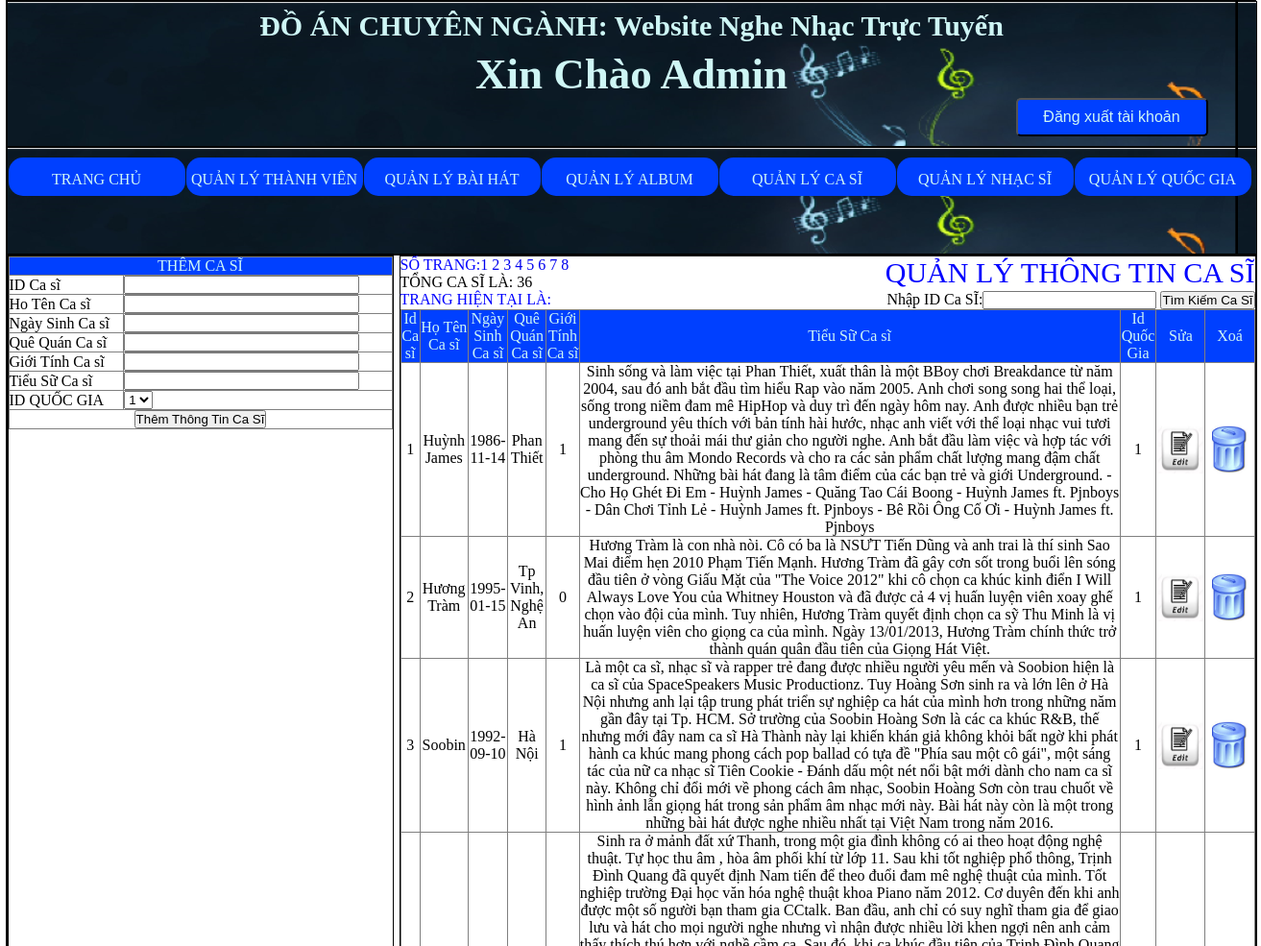
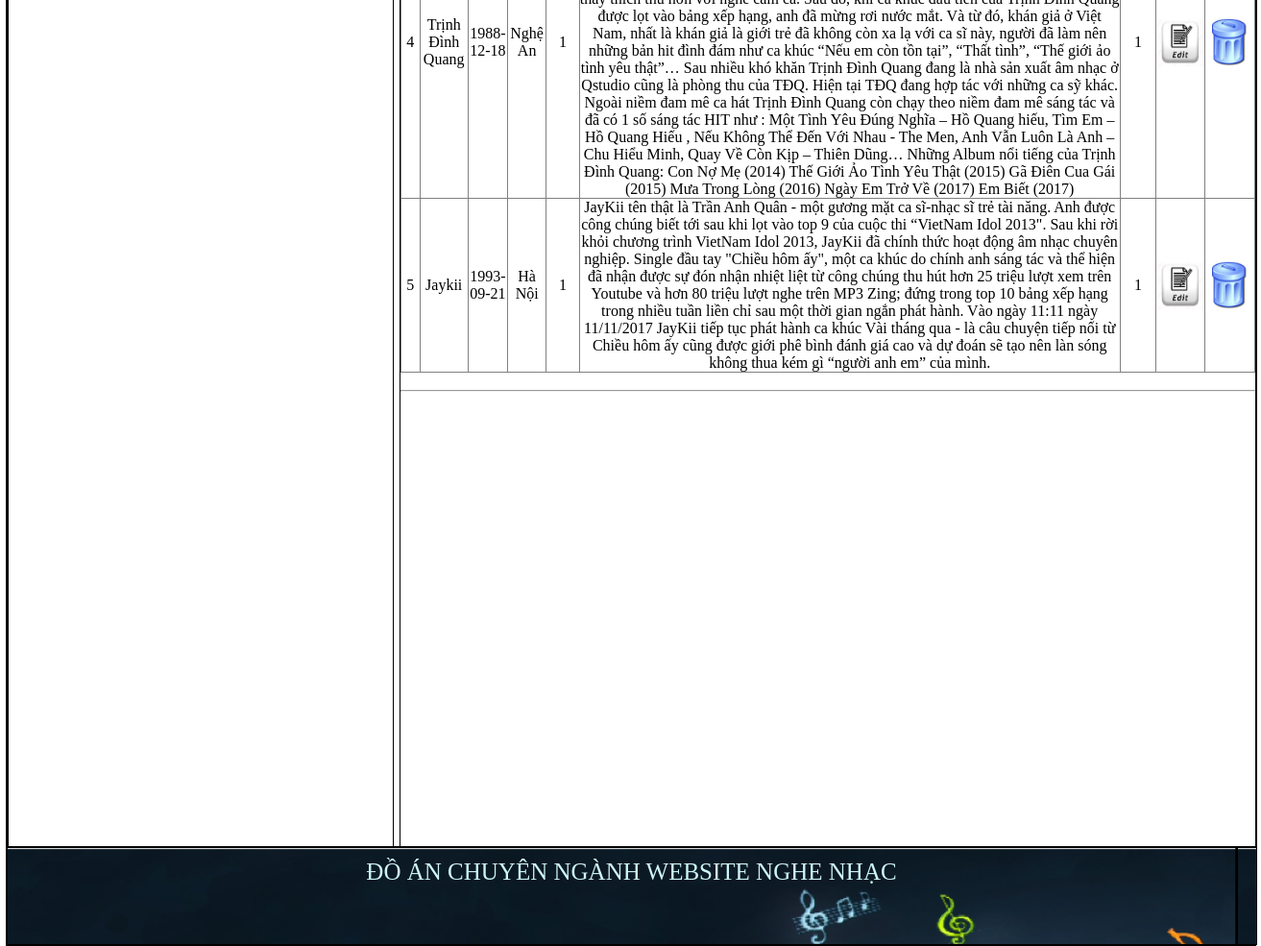
/admin_music/index.php?quanly=quanlycasi&ac=them (signed in), run on the app's committed database (2 pictures, top to bottom).
### tables this page shows
CREATE TABLE IF NOT EXISTS `casi` (
  `idCasi` int(10) NOT NULL AUTO_INCREMENT,
  `HotenCasi` varchar(50) NOT NULL,
  `imageCasi` text NOT NULL,
  `NgaysinhCasi` date DEFAULT NULL,
  `QuequanCasi` varchar(255) DEFAULT NULL,
  `GioitinhCasi` tinyint(1) NOT NULL,
  `TieusuCasi` text,
  `idQuocgia` int(10) NOT NULL,
  PRIMARY KEY (`idCasi`),
  KEY `Casi_Quocgia` (`idQuocgia`) USING BTREE
);

### admin_music/modules/quanlycasi/lietke.php (the view, shortened to what this page needs)
<div style="font-size:30px;color:blue;float: right">QUẢN LÝ THÔNG TIN CA SĨ</div>
<div style="color: blue; float: left;"> SỐ TRANG:</div>
<?php
  if(isset($_GET['trang'])){
    $get_trang=$_GET['trang'];
  }else{
    $get_trang='';
  }
  if($get_trang=='' || $get_trang==1)
  {
    $trang1=0;
  }else{
    $trang1=($get_trang*5)-5;
  }
  $sql="select * from casi limit $trang1,5";
  $objStm = $objPdo->query($sql);
  $data = $objStm->fetchAll(PDO::FETCH_ASSOC);
  $sql_sql="SELECT count(*) FROM casi";
  $result = $objPdo->query($sql_sql);
  $row = $result->fetch(PDO::FETCH_NUM);
  $a=ceil($row[0]/5);
  for($b=1;$b<=$a;$b++){
    echo '<a href="index.php?quanly=quanlycasi&ac=them&trang='.$b.'" style="text-decoration:none;">'.' '. $b .' '.'</a>';
  }
  echo '<br>'.'TỔNG CA SĨ LÀ: '.$row[0];
  ?>
     <br />
<p style="width:200px;color:#00F;size:20px;font-style:inherit;float:left"> TRANG HIỆN TẠI LÀ: <?php echo $get_trang?></p>
<form action="" method="post" style="float:right">
    Nhập ID Ca SĨ:<input type="text" name="timkiem" />
    <input type="submit" name="sub-timkiem" value="Tìm Kiếm Ca Sĩ" />
</form>
<table width="100%" border="1">
  <tr class="firstrow" >
    <td>Id Ca sĩ</td>
    <td>Họ Tên Ca sĩ</td>
    <td>Ngày Sinh Ca sĩ</td>
    <td>Quê Quán Ca sĩ</td>
    <td>Giới Tính Ca sĩ</td>
    <td>Tiểu Sữ Ca sĩ</td>
    <td>Id Quốc Gia</td>
    <td>Sửa</td>
    <td>Xoá</td>
  </tr>
  <?php
    foreach($data as $row)
  {
  ?>
  <tr align="center">
    <td><?php echo $row['idCasi'] ?></td>
    <td><?php echo $row['HotenCasi'] ?></td>
    <td><?php echo $row['NgaysinhCasi'] ?></td>
    <td><?php echo $row['QuequanCasi'] ?></td>
    <td><?php echo $row['GioitinhCasi'] ?></td>
    <td><?php echo $row['TieusuCasi'] ?></td>
    <td><?php echo $row['idQuocgia'] ?></td>
    <td ><a href="index.php?quanly=quanlycasi&ac=sua&id=<?php echo $row['idCasi'] ?>"><img src="background/edit1.png" style="width:50px;height:50px"/></a></td>
    <td ><a href="modules/quanlycasi/xuly.php?id=<?php echo $row['idCasi'];?>" onclick="return confirm('Bạn có chắc xóa Ca sĩ thứ<?php echo $row['idCasi']?> chứ')"><img src="background/delete.jpg" style="width:50px;height:50px"/></a></td>
  </tr>
  <?php
   }
   ?>
</table>
<BR /><HR />

### admin_music/style/css.css (style rules this page uses)
table { border-collapse:collapse; }
* { padding:0; margin:0; }

### admin_music/modules/quanlycasi/lietke.php (style rules this page uses)
.firstrow { background:#0040FF; color:#CEF6F5; text-align:center; }
a { text-decoration:none }

### data on the page
casi: idCasi "1", HotenCasi "Huỳnh James", NgaysinhCasi "1986-11-14", QuequanCasi "Phan Thiết", GioitinhCasi "1", TieusuCasi "Sinh sống và làm việc tại Phan Thiết, xuất thân là một BBoy chơi Breakdance từ năm 2004, sau đó anh bắt đầu tìm hiểu Rap vào năm 2005. Anh chơi song song hai thể loại, sống trong niềm đam mê HipHop và duy trì đến ngày hôm nay. Anh được nhiều bạn trẻ underground yêu thích với bản tính hài hước, nhạc anh viết với thể loại nhạc vui tươi mang đến sự thoải mái thư giản cho người nghe. Anh bắt đầu làm việc và hợp tác với phòng thu âm Mondo Records và cho ra các sản phẩm chất lượng mang đậm chất underground. Những bài hát đang là tâm điểm của các bạn trẻ và giới Underground. - Cho Họ Ghét Đi Em - Huỳnh James - Quăng Tao Cái Boong - Huỳnh James ft. Pjnboys - Dân Chơi Tỉnh Lẻ - Huỳnh James ft.…", idQuocgia "1"
casi: idCasi "2", HotenCasi "Hương Tràm", NgaysinhCasi "1995-01-15", QuequanCasi "Tp Vinh, Nghệ An", GioitinhCasi "0", TieusuCasi "Hương Tràm là con nhà nòi. Cô có ba là NSƯT Tiến Dũng và anh trai là thí sinh Sao Mai điểm hẹn 2010 Phạm Tiến Mạnh. Hương Tràm đã gây cơn sốt trong buổi lên sóng đầu tiên ở vòng Giấu Mặt của \"The Voice 2012\" khi cô chọn ca khúc kinh điển I Will Always Love You của Whitney Houston và đã được cả 4 vị huấn luyện viên xoay ghế chọn vào đội của mình. Tuy nhiên, Hương Tràm quyết định chọn ca sỹ Thu Minh là vị huấn luyện viên cho giọng ca của mình. Ngày 13/01/2013, Hương Tràm chính thức trở thành quán quân đầu tiên của Giọng Hát Việt.", idQuocgia "1"
casi: idCasi "3", HotenCasi "Soobin", NgaysinhCasi "1992-09-10", QuequanCasi "Hà Nội", GioitinhCasi "1", TieusuCasi "Là một ca sĩ, nhạc sĩ và rapper trẻ đang được nhiều người yêu mến và Soobion hiện là ca sĩ của SpaceSpeakers Music Productionz. Tuy Hoàng Sơn sinh ra và lớn lên ở Hà Nội nhưng anh lại tập trung phát triển sự nghiệp ca hát của mình hơn trong những năm gần đây tại Tp. HCM. Sở trường của Soobin Hoàng Sơn là các ca khúc R&B, thế nhưng mới đây nam ca sĩ Hà Thành này lại khiến khán giả không khỏi bất ngờ khi phát hành ca khúc mang phong cách pop ballad có tựa đề \"Phía sau một cô gái\", một sáng tác của nữ ca nhạc sĩ Tiên Cookie - Đánh dấu một nét nổi bật mới dành cho nam ca sĩ này. Không chỉ đổi mới về phong cách âm nhạc, Soobin Hoàng Sơn còn trau chuốt về hình ảnh lẫn giọng hát trong sản phẩm âm…", idQuocgia "1"
casi: idCasi "4", HotenCasi "Trịnh Đình Quang", NgaysinhCasi "1988-12-18", QuequanCasi "Nghệ An", GioitinhCasi "1", TieusuCasi "Sinh ra ở mảnh đất xứ Thanh, trong một gia đình không có ai theo hoạt động nghệ thuật. Tự học thu âm , hòa âm phối khí từ lớp 11. Sau khi tốt nghiệp phổ thông, Trịnh Đình Quang đã quyết định Nam tiến để theo đuổi đam mê nghệ thuật của mình. Tốt nghiệp trường Đại học văn hóa nghệ thuật khoa Piano năm 2012. Cơ duyên đến khi anh được một số người bạn tham gia CCtalk. Ban đầu, anh chỉ có suy nghĩ tham gia để giao lưu và hát cho mọi người nghe nhưng vì nhận được nhiều lời khen ngợi nên anh cảm thấy thích thú hơn với nghề cầm ca. Sau đó, khi ca khúc đầu tiên của Trịnh Đình Quang được lọt vào bảng xếp hạng, anh đã mừng rơi nước mắt. Và từ đó, khán giả ở Việt Nam, nhất là khán giả là giới trẻ đã…", idQuocgia "1"
casi: idCasi "5", HotenCasi "Jaykii", NgaysinhCasi "1993-09-21", QuequanCasi "Hà Nội", GioitinhCasi "1", TieusuCasi "JayKii tên thật là Trần Anh Quân - một gương mặt ca sĩ-nhạc sĩ trẻ tài năng. Anh được công chúng biết tới sau khi lọt vào top 9 của cuộc thi “VietNam Idol 2013\". Sau khi rời khỏi chương trình VietNam Idol 2013, JayKii đã chính thức hoạt động âm nhạc chuyên nghiệp. Single đầu tay \"Chiều hôm ấy\", một ca khúc do chính anh sáng tác và thể hiện đã nhận được sự đón nhận nhiệt liệt từ công chúng thu hút hơn 25 triệu lượt xem trên Youtube và hơn 80 triệu lượt nghe trên MP3 Zing; đứng trong top 10 bảng xếp hạng trong nhiều tuần liền chỉ sau một thời gian ngắn phát hành. Vào ngày 11:11 ngày 11/11/2017 JayKii tiếp tục phát hành ca khúc Vài tháng qua - là câu chuyện tiếp nối từ Chiều hôm ấy cũng được…", idQuocgia "1"

### other printed values
$row[0] "36"
form field idQuocgia "1"
